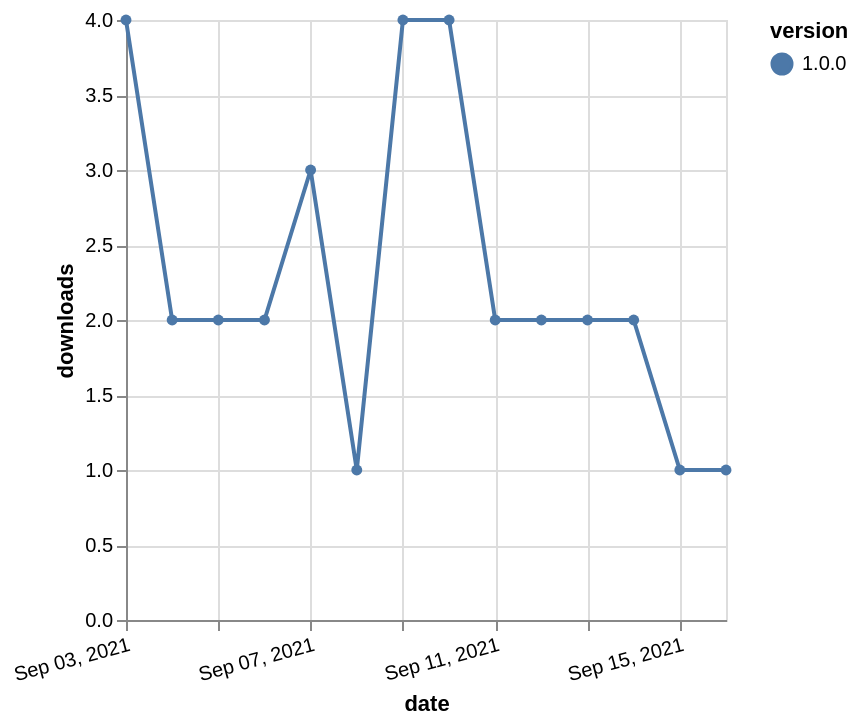

The Vega-Lite source for this figure:
### Vega-Lite specification from a JSON file in a GitHub repository (floating-point values rounded to 4 significant figures)
{"$schema": "https://vega.github.io/schema/vega-lite/v5.json", "description": "A simple bar chart with embedded data.", "data": {"values": [{"date": "2021-09-03", "total": 243, "delta": 4, "version": "1.0.0"}, {"date": "2021-09-04", "total": 245, "delta": 2, "version": "1.0.0"}, {"date": "2021-09-05", "total": 247, "delta": 2, "version": "1.0.0"}, {"date": "2021-09-06", "total": 249, "delta": 2, "version": "1.0.0"}, {"date": "2021-09-07", "total": 252, "delta": 3, "version": "1.0.0"}, {"date": "2021-09-08", "total": 253, "delta": 1, "version": "1.0.0"}, {"date": "2021-09-09", "total": 257, "delta": 4, "version": "1.0.0"}, {"date": "2021-09-10", "total": 261, "delta": 4, "version": "1.0.0"}, {"date": "2021-09-11", "total": 263, "delta": 2, "version": "1.0.0"}, {"date": "2021-09-12", "total": 265, "delta": 2, "version": "1.0.0"}, {"date": "2021-09-13", "total": 267, "delta": 2, "version": "1.0.0"}, {"date": "2021-09-14", "total": 269, "delta": 2, "version": "1.0.0"}, {"date": "2021-09-15", "total": 270, "delta": 1, "version": "1.0.0"}, {"date": "2021-09-16", "total": 271, "delta": 1, "version": "1.0.0"}]}, "width": "container", "mark": {"type": "line", "point": {"filled": true}}, "encoding": {"x": {"field": "date", "type": "temporal", "timeUnit": "yearmonthdate", "title": "date", "axis": {"labelAngle": -15}}, "y": {"field": "delta", "type": "quantitative", "title": "downloads"}, "color": {"field": "version", "type": "nominal"}, "tooltip": {"field": "delta"}}}
